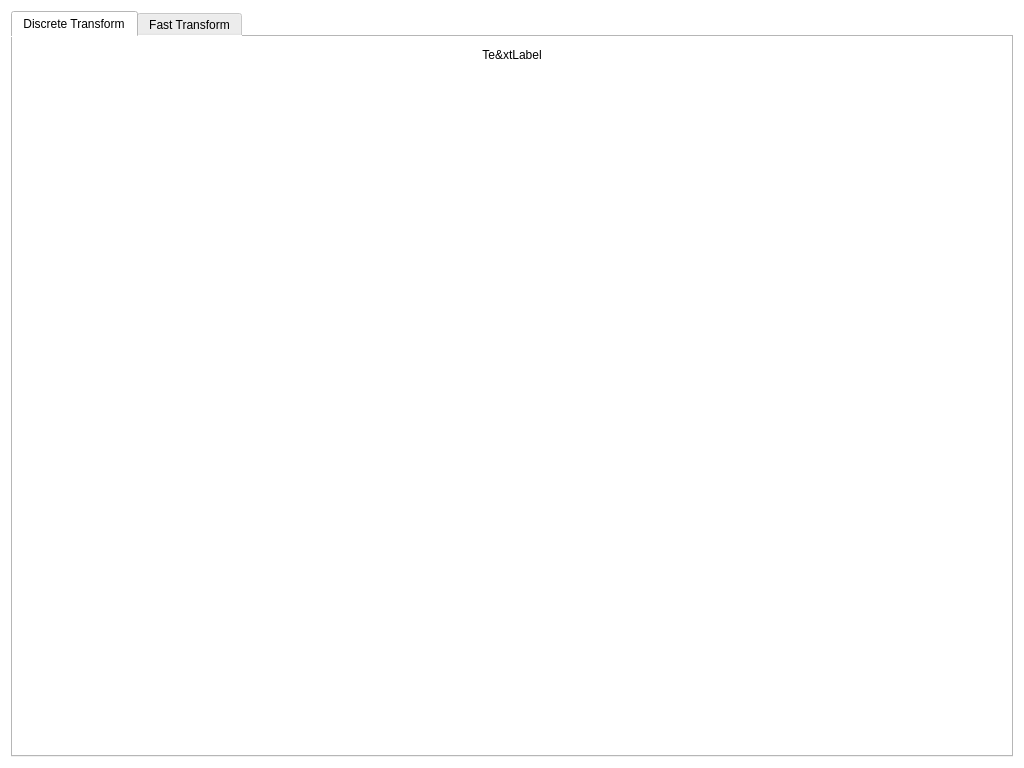
<?xml version="1.0" encoding="UTF-8"?>
<ui version="4.0">
 <class>MainWindow</class>
 <widget class="QMainWindow" name="MainWindow">
  <property name="geometry">
   <rect>
    <x>0</x>
    <y>0</y>
    <width>1024</width>
    <height>768</height>
   </rect>
  </property>
  <property name="sizePolicy">
   <sizepolicy hsizetype="Minimum" vsizetype="Minimum">
    <horstretch>0</horstretch>
    <verstretch>0</verstretch>
   </sizepolicy>
  </property>
  <property name="minimumSize">
   <size>
    <width>800</width>
    <height>600</height>
   </size>
  </property>
  <property name="windowTitle">
   <string>Fourier Transform</string>
  </property>
  <property name="autoFillBackground">
   <bool>false</bool>
  </property>
  <widget class="QWidget" name="centralWidget">
   <property name="sizePolicy">
    <sizepolicy hsizetype="Fixed" vsizetype="Fixed">
     <horstretch>0</horstretch>
     <verstretch>0</verstretch>
    </sizepolicy>
   </property>
   <property name="layoutDirection">
    <enum>Qt::LeftToRight</enum>
   </property>
   <property name="autoFillBackground">
    <bool>false</bool>
   </property>
   <property name="styleSheet">
    <string notr="true">background-color:white;</string>
   </property>
   <layout class="QGridLayout" name="gridLayout">
    <item row="0" column="0">
     <widget class="QTabWidget" name="TabWidget">
      <property name="sizePolicy">
       <sizepolicy hsizetype="Preferred" vsizetype="Preferred">
        <horstretch>0</horstretch>
        <verstretch>0</verstretch>
       </sizepolicy>
      </property>
      <property name="currentIndex">
       <number>0</number>
      </property>
      <widget class="QWidget" name="DFTTab">
       <attribute name="title">
        <string>Discrete Transform</string>
       </attribute>
       <layout class="QHBoxLayout" name="plotLayout">
        <property name="sizeConstraint">
         <enum>QLayout::SetDefaultConstraint</enum>
        </property>
        <item>
         <layout class="QVBoxLayout" name="DFTLayout">
          <property name="spacing">
           <number>5</number>
          </property>
          <property name="sizeConstraint">
           <enum>QLayout::SetDefaultConstraint</enum>
          </property>
          <property name="leftMargin">
           <number>0</number>
          </property>
          <property name="topMargin">
           <number>0</number>
          </property>
          <property name="rightMargin">
           <number>0</number>
          </property>
          <property name="bottomMargin">
           <number>0</number>
          </property>
          <item>
           <widget class="QLabel" name="discreteLabel">
            <property name="sizePolicy">
             <sizepolicy hsizetype="Minimum" vsizetype="Maximum">
              <horstretch>0</horstretch>
              <verstretch>0</verstretch>
             </sizepolicy>
            </property>
            <property name="text">
             <string>Te&amp;xtLabel</string>
            </property>
            <property name="alignment">
             <set>Qt::AlignCenter</set>
            </property>
           </widget>
          </item>
          <item>
           <layout class="QHBoxLayout" name="horizontalLayout_4">
            <property name="spacing">
             <number>5</number>
            </property>
            <item>
             <widget class="QCustomPlot" name="sourcePlotD" native="true">
              <property name="sizePolicy">
               <sizepolicy hsizetype="Minimum" vsizetype="Minimum">
                <horstretch>0</horstretch>
                <verstretch>0</verstretch>
               </sizepolicy>
              </property>
             </widget>
            </item>
            <item>
             <widget class="QCustomPlot" name="originalPlotD" native="true">
              <property name="sizePolicy">
               <sizepolicy hsizetype="Minimum" vsizetype="Minimum">
                <horstretch>0</horstretch>
                <verstretch>0</verstretch>
               </sizepolicy>
              </property>
             </widget>
            </item>
           </layout>
          </item>
          <item>
           <layout class="QHBoxLayout" name="horizontalLayout_3">
            <property name="spacing">
             <number>5</number>
            </property>
            <item>
             <widget class="QCustomPlot" name="timePlotD" native="true">
              <property name="sizePolicy">
               <sizepolicy hsizetype="Minimum" vsizetype="Minimum">
                <horstretch>0</horstretch>
                <verstretch>0</verstretch>
               </sizepolicy>
              </property>
             </widget>
            </item>
            <item>
             <widget class="QCustomPlot" name="frequencyPlotD" native="true">
              <property name="sizePolicy">
               <sizepolicy hsizetype="Minimum" vsizetype="Minimum">
                <horstretch>0</horstretch>
                <verstretch>0</verstretch>
               </sizepolicy>
              </property>
             </widget>
            </item>
           </layout>
          </item>
         </layout>
        </item>
       </layout>
      </widget>
      <widget class="QWidget" name="FFTTab">
       <property name="sizePolicy">
        <sizepolicy hsizetype="Preferred" vsizetype="Preferred">
         <horstretch>0</horstretch>
         <verstretch>0</verstretch>
        </sizepolicy>
       </property>
       <attribute name="title">
        <string>Fast Transform</string>
       </attribute>
       <widget class="QWidget" name="verticalLayoutWidget">
        <property name="geometry">
         <rect>
          <x>10</x>
          <y>10</y>
          <width>991</width>
          <height>621</height>
         </rect>
        </property>
        <layout class="QVBoxLayout" name="FFTLayout">
         <property name="spacing">
          <number>0</number>
         </property>
         <property name="sizeConstraint">
          <enum>QLayout::SetDefaultConstraint</enum>
         </property>
         <property name="leftMargin">
          <number>0</number>
         </property>
         <property name="topMargin">
          <number>0</number>
         </property>
         <property name="rightMargin">
          <number>0</number>
         </property>
         <property name="bottomMargin">
          <number>0</number>
         </property>
         <item>
          <widget class="QLabel" name="fftLabel">
           <property name="enabled">
            <bool>true</bool>
           </property>
           <property name="sizePolicy">
            <sizepolicy hsizetype="Expanding" vsizetype="Maximum">
             <horstretch>0</horstretch>
             <verstretch>0</verstretch>
            </sizepolicy>
           </property>
           <property name="text">
            <string>TextLabel</string>
           </property>
           <property name="alignment">
            <set>Qt::AlignCenter</set>
           </property>
          </widget>
         </item>
         <item>
          <layout class="QHBoxLayout" name="horizontalLayout">
           <property name="spacing">
            <number>5</number>
           </property>
           <property name="sizeConstraint">
            <enum>QLayout::SetMaximumSize</enum>
           </property>
           <property name="leftMargin">
            <number>0</number>
           </property>
           <property name="topMargin">
            <number>0</number>
           </property>
           <property name="rightMargin">
            <number>0</number>
           </property>
           <property name="bottomMargin">
            <number>0</number>
           </property>
           <item>
            <widget class="QCustomPlot" name="sourcePlotF" native="true">
             <property name="sizePolicy">
              <sizepolicy hsizetype="Expanding" vsizetype="Expanding">
               <horstretch>0</horstretch>
               <verstretch>0</verstretch>
              </sizepolicy>
             </property>
            </widget>
           </item>
           <item>
            <widget class="QCustomPlot" name="originalPlotF" native="true">
             <property name="sizePolicy">
              <sizepolicy hsizetype="Expanding" vsizetype="Expanding">
               <horstretch>0</horstretch>
               <verstretch>0</verstretch>
              </sizepolicy>
             </property>
             <zorder>sourcePlotF</zorder>
            </widget>
           </item>
          </layout>
         </item>
         <item>
          <layout class="QHBoxLayout" name="horizontalLayout_2">
           <property name="spacing">
            <number>5</number>
           </property>
           <property name="sizeConstraint">
            <enum>QLayout::SetMaximumSize</enum>
           </property>
           <property name="leftMargin">
            <number>0</number>
           </property>
           <property name="topMargin">
            <number>0</number>
           </property>
           <property name="rightMargin">
            <number>0</number>
           </property>
           <property name="bottomMargin">
            <number>0</number>
           </property>
           <item>
            <widget class="QCustomPlot" name="timePlotF" native="true">
             <property name="sizePolicy">
              <sizepolicy hsizetype="Expanding" vsizetype="Expanding">
               <horstretch>0</horstretch>
               <verstretch>0</verstretch>
              </sizepolicy>
             </property>
            </widget>
           </item>
           <item>
            <widget class="QCustomPlot" name="frequencyPlotF" native="true">
             <property name="sizePolicy">
              <sizepolicy hsizetype="Expanding" vsizetype="Expanding">
               <horstretch>0</horstretch>
               <verstretch>0</verstretch>
              </sizepolicy>
             </property>
            </widget>
           </item>
          </layout>
         </item>
        </layout>
       </widget>
      </widget>
     </widget>
    </item>
   </layout>
  </widget>
 </widget>
 <layoutdefault spacing="6" margin="11"/>
 <customwidgets>
  <customwidget>
   <class>QCustomPlot</class>
   <extends>QWidget</extends>
   <header>QCustomPlot.h</header>
   <container>1</container>
  </customwidget>
 </customwidgets>
 <resources/>
 <connections/>
</ui>
